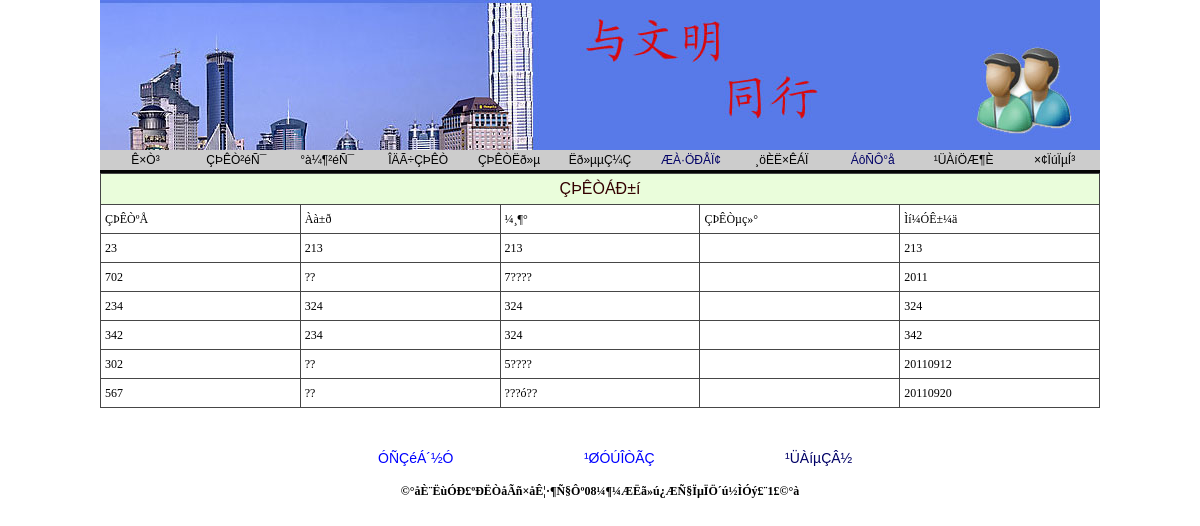
The page /ssgl/qs_xinx.php on the database its author committed.
### tables this page shows
CREATE TABLE `chengji` (
  `id` int(100) NOT NULL auto_increment,
  `xh` varchar(50) NOT NULL default '',
  `yy` varchar(20) NOT NULL default '',
  `c` varchar(20) NOT NULL default '',
  `wl` varchar(20) NOT NULL default '',
  PRIMARY KEY  (`id`),
  UNIQUE KEY `xh_2` (`xh`)
);

### ssgl/qs_xinx.php (the view, shortened to what this page needs)
<!DOCTYPE html PUBLIC "-//W3C//DTD XHTML 1.0 Transitional//EN" "http://www.w3.org/TR/xhtml1/DTD/xhtml1-transitional.dtd">
<html xmlns="http://www.w3.org/1999/xhtml">
<head>
<link href="../css/css.css" rel="stylesheet" type="text/css" />
<link href="../css/style.css" rel="stylesheet" type="text/css" />
</head>
<body>
<table width="1000" height="150" border="0" align="center" cellpadding="0" cellspacing="0">
  <tr>
    <td align="left" valign="top"><img src="tp/top.jpg" width="1000" height="150" /></td>
  </tr>
</table>
<table width="1000" height="20" bgcolor="#CCCCCC" border="0" align="center" cellpadding="0" cellspacing="0" bordercolor="#FFFFFF">
  <tr>
    <td width="90"><div align="center"><span class="STYLE8">Ê×Ò³</span></div></td>
    <td width="90"><div align="center"><span class="STYLE8">ÇÞÊÒ²éÑ¯</span></div></td>
    <td width="90"><div align="center"><span class="STYLE8">°à¼¶²éÑ¯</span></div></td>
    <td width="90"><div align="center" class="STYLE8">ÎÄÃ÷ÇÞÊÒ</div></td>
    <td width="90"><div align="center" class="STYLE8">ÇÞÊÒËð»µ</div></td>
    <td width="90"><div align="center" class="STYLE8">Ëð»µµÇ¼Ç</div></td>
    <td width="90"><div align="center" class="STYLE8"><a href="pfxinx.php">ÆÀ·ÖÐÅÏ¢</a></div></td>
    <td width="90"><div align="center" class="STYLE8">¸öÈË×ÊÁÏ</div></td>
    <td width="90"><div align="center" class="STYLE8"><a href="lyb.php">ÁôÑÔ°å</a></div></td>
    <td width="90"><div align="center" class="STYLE8">¹ÜÀíÖÆ¶È</div></td>
    <td width="90"><div align="center" class="STYLE8">×¢ÏúÏµÍ³</div></td>
  </tr>
</table>
<table width="1000" height="0" border="0" align="center" cellpadding="0" cellspacing="0" bgcolor="#666666">
  <tr>
    <td width="1000" bgcolor="#FFFFFF"><div align="center"><img src="tp/xian.jpg" width="1000" height="3"></div></td>
  </tr>
</table>
<table id="subtree1" style="DISPLAY: " width="100%" border="0" cellspacing="0" cellpadding="0">
        <tr>
          <td><table width="950" border="0" align="center" cellpadding="0" cellspacing="0">
              <tr>
                <td height="40" class="font42"><table width="1000" border="0" align="center" cellpadding="4" cellspacing="1" bgcolor="#464646" class="newfont03">
                  <tr class="CTitle" >
                    <td height="22" colspan="11" align="center" class="select_tr STYLE2" style="font-size:16px">ÇÞÊÒÁÐ±í</td>
                  </tr>
                  <tr bgcolor="#FFFFFF">
                    <td width="18%" height="20">ÇÞÊÒºÅ</td>
                    <td width="18%" >Àà±ð</td>
                    <td width="18%">¼¸¶°</td>
                    <td width="18%">ÇÞÊÒµç»°</td>
                    <td width="18%">Ìí¼ÓÊ±¼ä</td>
                  </tr>
                  <?php
$sql="select * from chengji";
$query=mysql_query($sql);
while ($row = mysql_fetch_array($query)) {
?>
                  <tr bgcolor="#FFFFFF">
                    <td height="20"><?php echo ($row["xh"]); ?></td>
                    <td ><?php echo ($row["yy"]); ?></td>
                    <td><?php echo ($row["c"]); ?></td>
                    <td>&nbsp;</td>
                    <td colspan="2"><?php echo ($row["wl"]); ?></td>
                    <?php
}
?>
                  </tr>
                </table></td>
        </tr>
      </table>
          </td>
        </tr>
</table>
</body>
<?
	require("tp.php")
	?>
</html>

### ssgl/css/css.css (style rules this page uses)
.newfont03 { font-family: "����"; font-size: 12px; color: #000000; text-decoration: none; }

### ssgl/css/style.css (style rules this page uses)
body { margin:0px; }
html { scrollbar-face-color:#CCD0DB; scrollbar-highlight-color:#fff; scrollbar-shadow-color:#fff; scrollbar-3dlight-color:#6795B4; scrollbar-arrow-color:#20669A; scrollbar-track-color:#fff; scrollbar-darkshadow-color:#6795B4; border:0; }
html { overflow-x: hidden; overflow-y: auto; }
TD { font-size: 12px; }
a:link,a:visited { text-decoration:none; color:#006; }
.CTitle { background:#6795B4; padding:5px; text-align:left; color:#FFFFFF; font-size:13px; font-family: Verdana, Arial, Helvetica, sans-serif; }
.select_tr { background-color: #EAFDDB; }
div { font-size:12px; font-family: Verdana, Arial, Helvetica, sans-serif; }

### ssgl/qs_xinx.php (style rules this page uses)
html { overflow-x: auto; overflow-y: auto; border:0; }

### rows shown on the page
chengji: xh "23", yy "213", c "213", wl "213"
chengji: xh "702", yy "??", c "7????", wl "2011"
chengji: xh "234", yy "324", c "324", wl "324"
chengji: xh "342", yy "234", c "324", wl "342"
chengji: xh "302", yy "??", c "5????", wl "20110912"
chengji: xh "567", yy "??", c "???ó??", wl "20110920"
